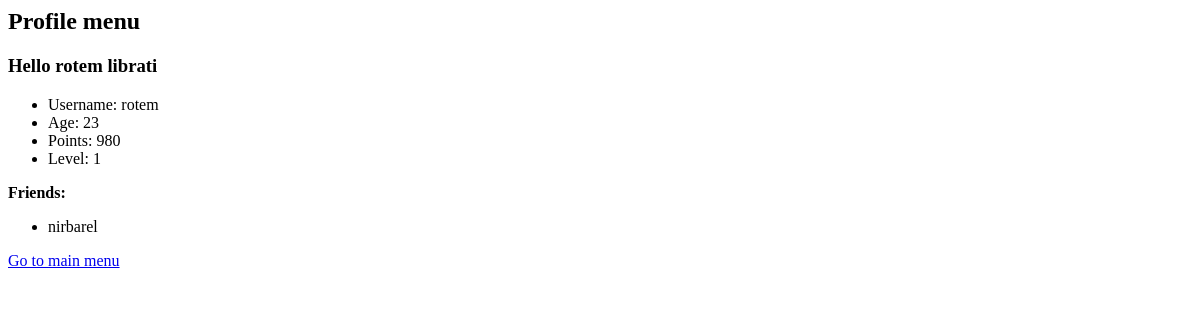
The app's page /sign-language-teacher/profile/ (signed in), older data.
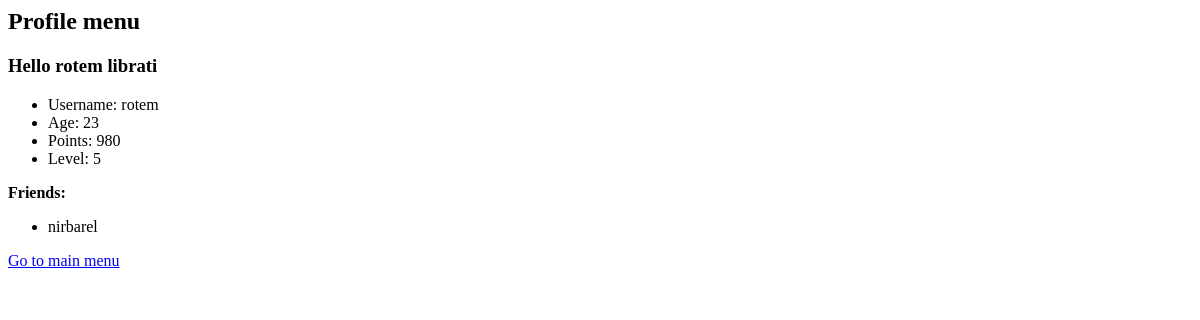
The same page, newer data.
### registration/models.py (models this page shows, shortened)
class UserProfile(models.Model):
    TYPES = (('parent', 'parent'), ('student', 'student'))
    user = models.OneToOneField(User, related_name='profile', on_delete=models.CASCADE, blank=True, null=True)
    son = models.ForeignKey(User, on_delete=models.SET_NULL, blank=True, null=True, related_name='son')
    address = models.CharField(max_length=100, default='')
    age = models.IntegerField(default=0)
    points = models.IntegerField(default=0)
    type = models.CharField(max_length=10, choices=TYPES, default='student')
    is_admin = models.BooleanField(default=False)
    suspention_time = models.DateTimeField(auto_now_add=True)
    total_minutes = models.FloatField(default=0)
    last_login = models.DateTimeField(default=datetime(2000, 1, 1))
    rank = models.IntegerField(default=0)
    level = models.IntegerField(default=1)

### registration/views.py (the view)
# urls.py: path('profile/', views.profile, name='profile'),
def profile(request):
    if request.user is None or not request.user.is_authenticated:
        return HttpResponse("Not logged in")
    u1 = request.user
    try:
        friend = Friend.objects.get(current_user=u1)
        friends = list(map(lambda x: x.username, friend.users.all()))
    except (TypeError, Friend.DoesNotExist):
        friends = []
    up1 = get_object_or_404(UserProfile, user=u1)
    messagesList = Notifications.objects.filter(receiver=request.user, seen=False)
    for m in messagesList:
        messages.add_message(request, messages.INFO, m.message)
        m.seen = True
        m.save()
    return render(request, 'registration/details.html', {'user': u1, 'profile': up1, 'friends': friends})

### registration/templates/registration/details.html (shortened to what this page needs)
    <h2>Profile menu</h2>
    <h3>Hello {{ user.get_full_name }}</h3>
    <ul>
        <li>Username: {{user.username}}</li>
        <li>Age: {{profile.age}}</li>
        <li>Points: {{profile.points}}</li>
        <li>Level: {{profile.level}}</li>
    </ul>
    <p><strong>Friends:</strong></p>
    <ul>
        {% for f in friends %}
        <li>{{f}}</li>
        {% empty %}
        <p>No friends</p>
        {% endfor %}
    </ul>
<a href="{% url 'registration:index' %}">Go to main menu</a><br>

Row changes from the older to the newer data that the page shows:
changed UserProfile: level "1" → "5"
